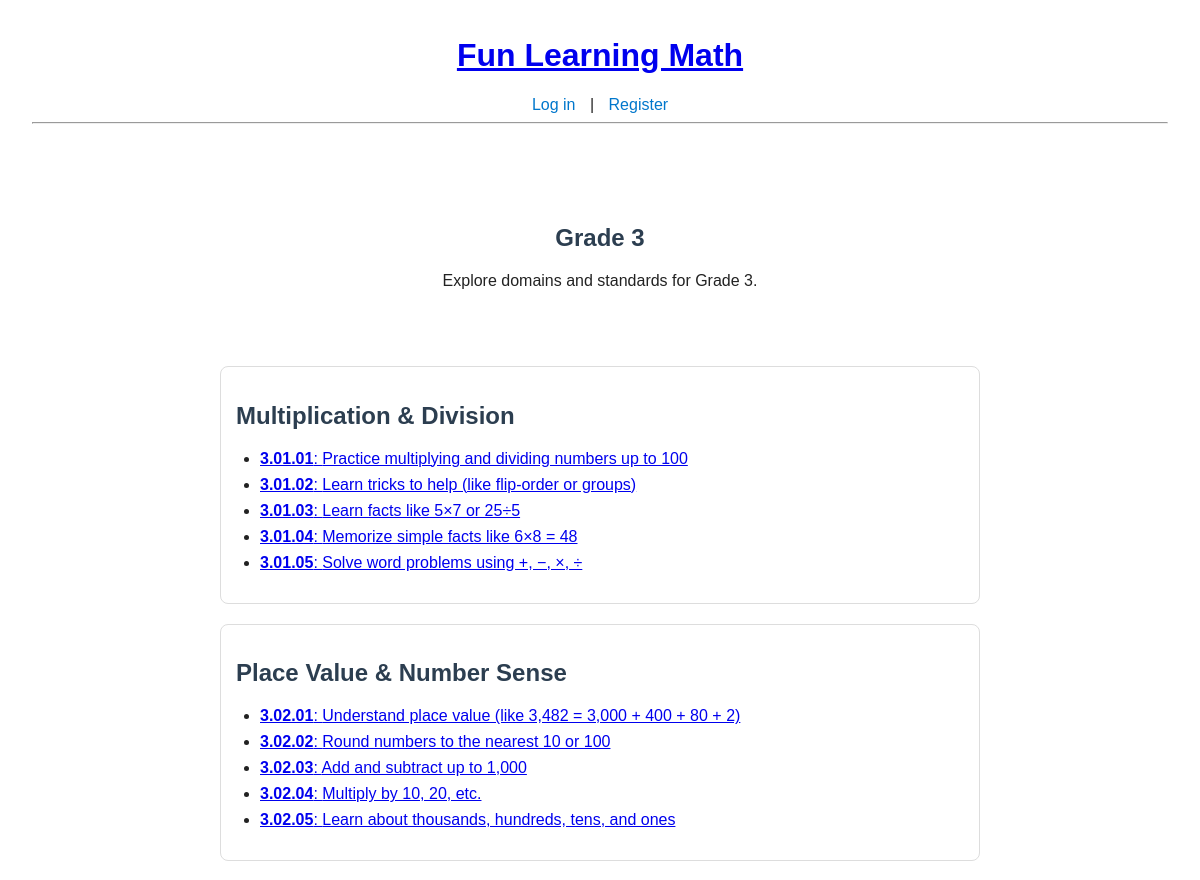
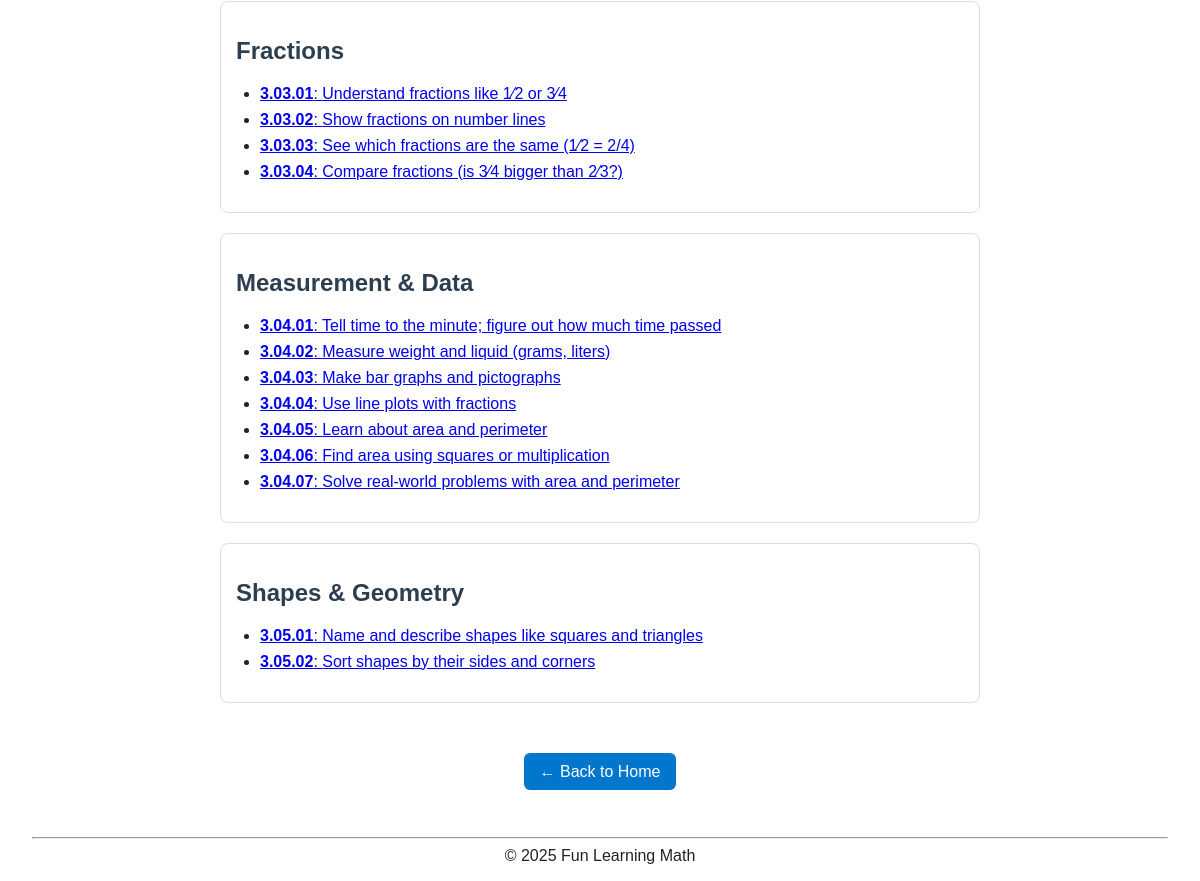
Screenshot of /grade/3/ with the database file from the repository (2 pictures, top to bottom).
### curriculum/models.py (models this page shows, shortened)
class Domain(models.Model):
    grade = models.ForeignKey(Grade, on_delete=models.CASCADE, related_name="domains")
    name  = models.CharField(max_length=100)
    slug  = models.SlugField(max_length=120, blank=True)
    sort_order = models.PositiveSmallIntegerField(default=00)
    class Meta:
        unique_together = ("grade", "name")
        ordering = ["grade__level", "sort_order", "name"]

class Standard(models.Model):
    domain      = models.ForeignKey(Domain, on_delete=models.CASCADE, related_name="standards")
    code        = models.CharField(max_length=20, unique=True)
    description = models.TextField()

### core/views.py (the view)
# urls.py: path("grade/<slug:grade_id>/", grades_view, name="grade_detail"),
def grades_view(request, grade_id):
    s = str(grade_id).strip().upper()
    if s == "SHSAT":
        level = 9
    elif s == "SAT":
        level = 10
    else:
        try:
            level = int(s)
        except ValueError:
            return render(request, "core/grade_detail.html", {
                "page_title": "Not Found",
                "description": "Invalid grade.",
                "grade": None,
            })
    grade = (
        Grade.objects
        .prefetch_related("domains__standards")
        .filter(level=level)
        .first()
    )
    if not grade:
        return render(request, "core/grade_detail.html", {
            "page_title": "Not Found",
            "description": "No data available for this grade.",
            "grade": None,
        })
    return render(request, "core/grade_detail.html", {
        "grade": grade,
        "page_title": str(grade),
        "description": f"Explore domains and standards for {grade}.",
    })

### curriculum/models.py (called while the page is built)
    def __str__(self):
        special_names = {
            9: "SHSAT",
            10: "SAT",
        }
        return special_names.get(self.level, f"Grade {self.level}")

### core/templates/core/grade_detail.html (shortened to what this page needs)
{% extends "base.html" %}
{% block content %}
<section style="padding:40px;text-align:center;">
  <h1>{{ page_title }}</h1>
  <p>{{ description }}</p>
</section>
{% if grade %}
  <section style="max-width:900px;margin:0 auto;padding:20px;">
    {% for domain in grade.domains.all %}
      <div style="border:1px solid #ddd;padding:15px;margin-bottom:20px;border-radius:8px;">
        <h2>{{ domain.name }}</h2>
        {% if domain.standards.all %}
          <ul>
            {% for standard in domain.standards.all %}
              <li>
                <a href="{% url 'curriculum:standard_detail' grade.level domain.slug standard.id %}">
                  <strong>{{ standard.code }}</strong>: {{ standard.description }}
                </a>
              </li>
            {% endfor %}
          </ul>
        {% else %}
          <p>No standards yet for this domain.</p>
        {% endif %}
      </div>
    {% endfor %}
  </section>
{% else %}
  <p style="text-align:center;">No grade data found.</p>
{% endif %}
{% url 'core:home' as home_ns %}
{% url 'home' as home_plain %}
<p style="text-align:center;margin-top:20px;">
  <a href="{{ home_ns|default:home_plain|default:'/' }}"
     style="padding:10px 16px;background:#0077cc;color:#fff;text-decoration:none;border-radius:6px;">
    ← Back to Home
  </a>
</p>
{% endblock %}

### static/style.css (style rules this page uses)
body { font-family: Arial, sans-serif; background-color: #fff; color: #222; margin: 0; padding: 0 1rem; }
h1, h2, h3 { color: #2c3e50; }
ul { padding-left: 1.5rem; }
ul li { margin-bottom: 0.5rem; }

### rows the page displays
Domain: name "Multiplication & Division"
Standard: code "3.01.01", description "Practice multiplying and dividing numbers up to 100"
Standard: code "3.01.02", description "Learn tricks to help (like flip-order or groups)"
Standard: code "3.01.03", description "Learn facts like 5×7 or 25÷5"
Standard: code "3.01.04", description "Memorize simple facts like 6×8 = 48"
Standard: code "3.01.05", description "Solve word problems using +, −, ×, ÷"
Domain: name "Place Value & Number Sense"
Standard: code "3.02.01", description "Understand place value (like 3,482 = 3,000 + 400 + 80 + 2)"
Standard: code "3.02.02", description "Round numbers to the nearest 10 or 100"
Standard: code "3.02.03", description "Add and subtract up to 1,000"
Standard: code "3.02.04", description "Multiply by 10, 20, etc."
Standard: code "3.02.05", description "Learn about thousands, hundreds, tens, and ones"
Domain: name "Fractions"
Standard: code "3.03.01", description "Understand fractions like 1⁄2 or 3⁄4"
Standard: code "3.03.02", description "Show fractions on number lines"
Standard: code "3.03.03", description "See which fractions are the same (1⁄2 = 2/4)"
Standard: code "3.03.04", description "Compare fractions (is 3⁄4 bigger than 2⁄3?)"
Domain: name "Measurement & Data"
Standard: code "3.04.01", description "Tell time to the minute; figure out how much time passed"
Standard: code "3.04.02", description "Measure weight and liquid (grams, liters)"
Standard: code "3.04.03", description "Make bar graphs and pictographs"
Standard: code "3.04.04", description "Use line plots with fractions"
Standard: code "3.04.05", description "Learn about area and perimeter"
Standard: code "3.04.06", description "Find area using squares or multiplication"
Standard: code "3.04.07", description "Solve real-world problems with area and perimeter"
Domain: name "Shapes & Geometry"
Standard: code "3.05.01", description "Name and describe shapes like squares and triangles"
Standard: code "3.05.02", description "Sort shapes by their sides and corners"

### other values shown
{{ page_title }} "Grade 3"
{{ description }} "Explore domains and standards for Grade 3."
